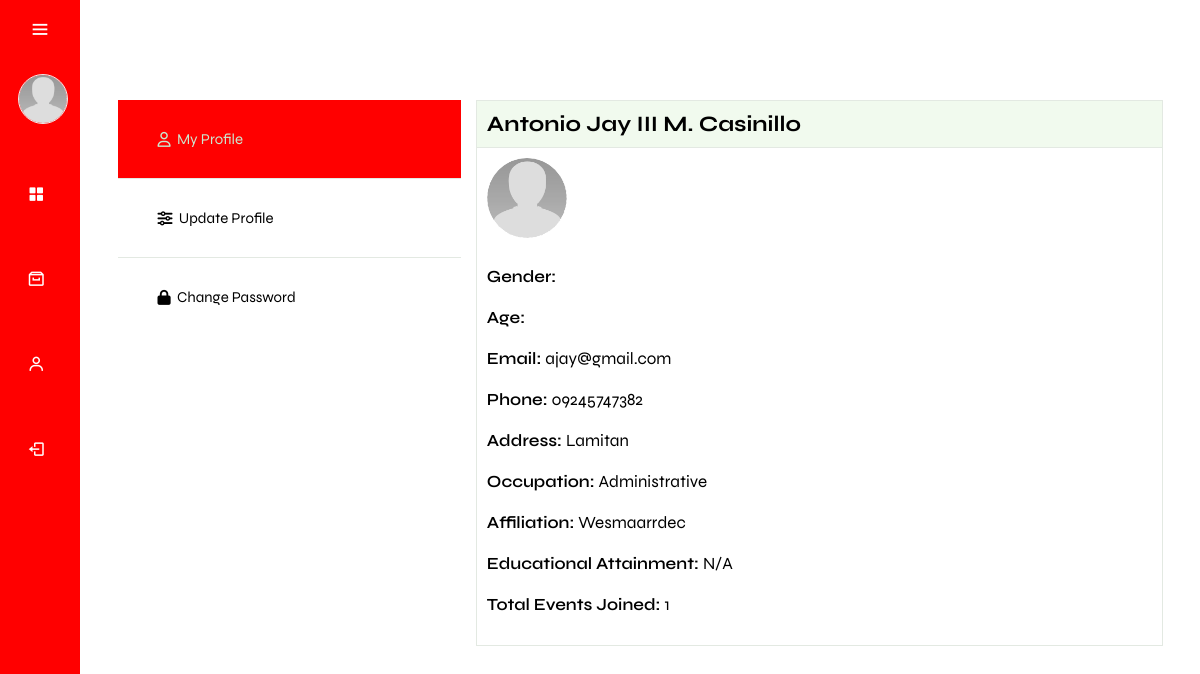
The app's page /user_side/profile.php (signed in) with its own data.
### tables this page shows
CREATE TABLE `user` (
  `UserID` int(15) NOT NULL,
  `LastName` varchar(50) NOT NULL,
  `FirstName` varchar(50) NOT NULL,
  `MI` varchar(2) NOT NULL,
  `Gender` varchar(50) NOT NULL,
  `Age` int(50) DEFAULT NULL,
  `Email` varchar(100) NOT NULL,
  `Password` varchar(255) NOT NULL,
  `ContactNo` varchar(15) NOT NULL,
  `Address` varchar(200) DEFAULT NULL,
  `Affiliation` varchar(50) NOT NULL,
  `Position` varchar(50) NOT NULL,
  `Image` varchar(250) DEFAULT NULL,
  `EducationalAttainment` varchar(200) DEFAULT NULL,
  `Role` varchar(50) NOT NULL
);

### function/F.profile_retrieveU.php (called while the page is built, shortened)
<?php
require_once('../db.connection/connection.php');
function getUserData($conn, $UserID)
{
    $sql = "SELECT * FROM user WHERE UserID = ?";
    $stmt = $conn->prepare($sql);
    $stmt->bind_param("i", $UserID);
    $stmt->execute();
    $result = $stmt->get_result();
    if ($result->num_rows > 0) {
        $row = $result->fetch_assoc();
        return $row;
    } else {
        $stmt->close();
        return false;
    }
}
if (isset($_SESSION['UserID'])) {
    $UserID = $_SESSION['UserID'];
    $userData = getUserData($conn, $UserID);
    if ($userData) {
        $LastName = $userData['LastName'];
        $FirstName = $userData['FirstName'];
        $MI = $userData['MI'];
        $Email = $userData['Email'];
        $ContactNo = $userData['ContactNo'];
        $Address = $userData['Address'];
        $Affiliation = $userData['Affiliation'];
        $Position = $userData['Position'];
        $EducationalAttainment = $userData['EducationalAttainment'] ?: "N/A";
    } else {
        showProfileModal("User data not found");
        exit();
    }
} else {
    showProfileModal("UserID not found in session");
    exit();
}
?>

### user_side/profile.php (the view, shortened to what this page needs)
<?php
include('../function/F.profile_retrieveU.php');
require_once('../db.connection/connection.php');
$eventsJoinedSql = "SELECT COUNT(*) AS totalEventsJoined
                    FROM EventParticipants
                    WHERE UserID = ?";
$eventsJoinedStmt = $conn->prepare($eventsJoinedSql);
$eventsJoinedStmt->bind_param("i", $UserID);
$eventsJoinedStmt->execute();
$eventsJoinedResult = $eventsJoinedStmt->get_result();
$eventsJoinedRow = mysqli_fetch_assoc($eventsJoinedResult);
$totalEventsJoined = $eventsJoinedRow['totalEventsJoined'];
?>
<!DOCTYPE html>
<html lang="en">
<head>
    <link href='https://unpkg.com/boxicons@2.1.4/css/boxicons.min.css' rel='stylesheet'>
    <link rel="stylesheet" href="css/main.css">
</head>
<body>
    <?php include('sidebar.php'); ?>
    <div class="main-content">
        <section class="accounts section--lg">
            <div class="accounts__container container grid">
                <div class="account__tabs">
                    <p class="account__tab active-tab" data-target="#dashboard">
                        <i class="fa-regular fa-user"></i> My Profile
                    </p>
                    <p class="account__tab" data-target="#update-profile">
                        <i class="fa-solid fa-sliders"></i> Update Profile
                    </p>
                    <p class="account__tab" data-target="#change-password">
                        <i class="fa-solid fa-lock"></i> Change Password
                    </p>
                </div>
                <div class="tabs__content">
                    <div class="tab__content active-tab" content id="dashboard">
                        <h3 class="tab__header"><?php echo $FirstName . ' ' . $MI . ' ' . $LastName; ?></h3>
                        <div class="tab__body">
                            <?php if (!empty($Image)): ?>
                                <img src="../assets/img/profilePhoto/<?php echo $Image; ?>" alt="user" width="100"
                                    class="profile-icon">
                            <?php else: ?>
                                <img src="../assets/img/profile.jpg" alt="default user" width="100" class="profile-icon">
                            <?php endif; ?>
                            <p class="tab__description">
                                <span>Gender: </span> <?php echo $Gender; ?>
                            </p>
                            <p class="tab__description">
                                <span>Age: </span> <?php echo $Age; ?>
                            </p>
                            <p class="tab__description">
                                <span>Email: </span> <?php echo $Email; ?>
                            </p>
                            <p class="tab__description">
                                <span>Phone: </span> <?php echo $ContactNo; ?>
                            </p>
                            <p class="tab__description">
                                <span>Address: </span> <?php echo $Address; ?>
                            </p>
                            <p class="tab__description">
                                <span>Occupation: </span> <?php echo $Position; ?>
                            </p>
                            <p class="tab__description">
                                <span>Affiliation: </span> <?php echo $Affiliation; ?>
                            </p>
                            <p class="tab__description">
                                <span>Educational Attainment: </span> <?php echo $EducationalAttainment; ?>
                            </p>
                            <p class="tab__description">
                                <span>Total Events Joined: </span> <?php echo $totalEventsJoined; ?>
                            </p>
                        </div>
                    </div>
                </div>
            </div>
        </section>
    </div>
</body>
</html>

### user_side/css/main.css (style rules this page uses)
* { font-family: "Syne", sans-serif; margin: 0; padding: 0; box-sizing: border-box; text-decoration: none; outline: none; border: none; }
:root { --header-height: 3.5rem; --first-color: red; --first-color-alt: #1d3557; --first-color-light: hsl(var(--hue), 40%, 80%); --title-color: hsl(var(--hue), 24%, 16%); --text-color: black; --text-color-light: hsl(var(--hue), 8%, 60%); --white-color: hsl(0, 0%, 100%); --body-color: white; --container-color: #f1faee; --box-shadow: 0 .5rem 1rem rgba(0, 0, 0, .2); --light-bg: #FFFCE6; --border: .1rem solid rgba(0,0,0,.2); --body-font: "Syne", sans-serif; --biggest-font-size: 2rem; --h1-font-size: 1.5rem; --h2-font-size: 1.25rem; --h3-font-size: 1rem; --normal-font-size: .938rem; --small-font-size: .813rem; --smaller-font-size: .75rem; --font-regular: 400; --font-medium: 500; --font-semi-bold: 600; --z-tooltip: 10; --z-fixed: 100; --z-modal: 1000; }
html { font-size: 62.5%; overflow-x: hidden; scroll-padding-top: 7rem; scroll-behavior: smooth; }
body { background-color: var(--body-color); }
section { padding: 2rem; margin: 0 auto; max-width: 1200px; }
.container { max-width: 1320px; margin-inline: auto; padding-inline: 0.75rem; margin-top: 5rem; }
.grid { display: grid; gap: 1.5rem; }
.section--lg { padding-block: 4rem ; }
.accounts__container { grid-template-columns: 4fr 8fr; }
.account__tabs { border-radius: 0.25rem; }
.account__tab { padding: 3rem 4rem; color: var(--title-color); font-size: 1.5rem; display: flex; align-items: center; column-gap: .625rem; cursor: pointer; }
.account__tab.active-tab { background-color: var(--first-color); color: hsl(129, 36%, 85%); }
.account__tab:not(:last-child) { border-bottom: 1px solid hsl(113, 15%, 90%); }
.tab__content { border: 1px solid hsl(113, 15%, 90%); }
.tab__header { background-color: var(--container-color); border-bottom: 1px solid hsl(113, 15%, 90%); padding: 1rem; font-size: 2.2rem; }
.tab__body { padding: 1rem; }
.tab__body .profile-icon { border-radius: 50%; width: 80px; margin-bottom: 1rem; background-color: red; }
.tab__description span { font-weight: 600; }
.tab__description { margin-top: 1.5rem; margin-bottom: 2rem; font-size: 1.7rem; }
.main-content { position: relative; background-color: var(--body-color); min-height: 100vh; top: 0; left: 80px; transition: all 0.5s ease; width: calc(100% - 80px); padding: 1rem; }

### records on screen
user: FirstName "Antonio Jay III", MI "M.", LastName "Casinillo", Email "ajay@gmail.com", ContactNo "09245747382", Address "Lamitan", Position "Administrative", Affiliation "Wesmaarrdec", EducationalAttainment "N/A"

### other values on screen
$totalEventsJoined "1"
